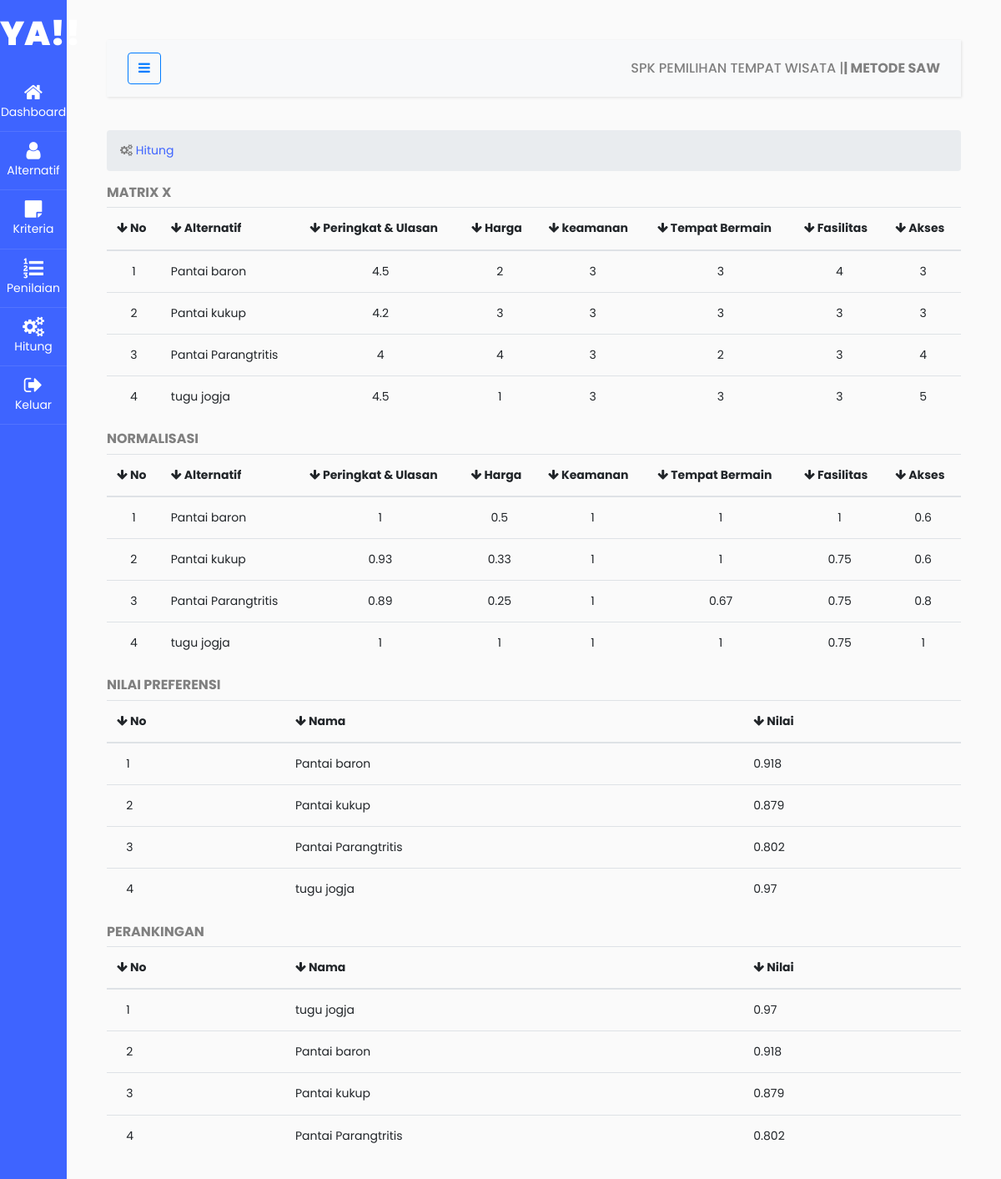
The page /hitung.php (signed in) on the database its author committed.
### tables this page shows
CREATE TABLE `saw_penilaian` (
  `nama` varchar(100) NOT NULL,
  `peringkat` float NOT NULL,
  `harga` float NOT NULL,
  `keamanan` float NOT NULL,
  `permainan` float NOT NULL,
  `fasilitas` float NOT NULL,
  `akses` float NOT NULL
);

CREATE TABLE `saw_perankingan` (
  `no` int NOT NULL,
  `nama` varchar(100) NOT NULL,
  `nilai_akhir` float NOT NULL
);

### hitung.php (the view, shortened to what this page needs)
<!doctype html>
<html lang="en">
<?php
include 'components/head.php';
?>
<body>
    <div class="wrapper d-flex align-items-stretch">
        <?php
        include 'components/sidebar.php';
        ?>
        <div id="content" class="p-4 p-md-5">
            <?php
            include 'components/navbar.php';
            ?>
            <section id="main-content">
                <section class="wrapper">
                    <div class="row">
                        <div class="col-lg-12">
                            <ol class="breadcrumb">
                                <li><i class="fa fa-cogs"></i><a href="hitung.php"> Hitung</a></li>
                            </ol>
                        </div>
                    </div>
                    <div>
                        <b>
                            <h6><b>MATRIX X</b></h6>
                        </b>
                        <table class="table">
                            <thead>
                                <tr>
                                    <th><i class="fa fa-arrow-down"></i> No</th>
                                    <th><i class="fa fa-arrow-down"></i> Alternatif</th>
                                    <th><i class="fa fa-arrow-down"></i> Peringkat & Ulasan</th>
                                    <th><i class="fa fa-arrow-down"></i> Harga</th>
                                    <th><i class="fa fa-arrow-down"></i> keamanan</th>
                                    <th><i class="fa fa-arrow-down"></i> Tempat Bermain</th>
                                    <th><i class="fa fa-arrow-down"></i> Fasilitas</th>
                                    <th><i class="fa fa-arrow-down"></i> Akses</th>
                                </tr>
                            </thead>
                            <tbody>
                                <?php
                                include 'koneksi.php';
                                $b = 0;
                                $sql = "SELECT*FROM saw_penilaian ORDER BY nama ASC";
                                $hasil = $conn->query($sql);
                                $rows = $hasil->num_rows;
                                if ($rows > 0) {
                                    while ($row = $hasil->fetch_row()) {
                                ?>
                                        <tr>
                                            <td align="center"><?php echo $b = $b + 1; ?></td>
                                            <td><?= $row[0] ?></td>
                                            <td align="center"><?= $row[1] ?></td>
                                            <td align="center"><?= $row[2] ?></td>
                                            <td align="center"><?= $row[3] ?></td>
                                            <td align="center"><?= $row[4] ?></td>
                                            <td align="center"><?= $row[5] ?></td>
                                            <td align="center"><?= $row[6] ?></td>
                                        </tr>
                                <?php }
                                } else {
                                    echo "<tr>
                                        <td>Data Tidak Ada</td>
                                    <tr>";
                                } ?>
                            </tbody>
                        </table>
                    </div>
                    <div>
                        <b>
                            <h6><b>NORMALISASI</b></h6>
                        </b>
                        <table class="table">
                            <thead>
                                <tr>
                                    <th><i class="fa fa-arrow-down"></i> No</th>
                                    <th><i class="fa fa-arrow-down"></i> Alternatif</th>
                                    <th><i class="fa fa-arrow-down"></i> Peringkat & Ulasan</th>
                                    <th><i class="fa fa-arrow-down"></i> Harga</th>
                                    <th><i class="fa fa-arrow-down"></i> Keamanan</th>
                                    <th><i class="fa fa-arrow-down"></i> Tempat Bermain</th>
                                    <th><i class="fa fa-arrow-down"></i> Fasilitas</th>
                                    <th><i class="fa fa-arrow-down"></i> Akses</th>
                                </tr>
                            </thead>
                            <tbody>
                                <?php
                                $sql = "SELECT*FROM saw_penilaian";
                                $hasil = $conn->query($sql);
                                $rows = $hasil->num_rows;
                                if ($rows > 0) {
                                    $b = 0;
                                    $C1 = '';
                                    $C2 = '';
                                    $C3 = '';
                                    $C4 = '';
                                    $C5 = '';
                                    $C6 = '';
                                    $sql = "SELECT*FROM saw_penilaian ORDER BY peringkat DESC";
                                    $hasil = $conn->query($sql);
                                    $row = $hasil->fetch_row();
                                    $C1 = $row[1];
                                    $sql = "SELECT*FROM saw_penilaian ORDER BY harga ASC";
                                    $hasil = $conn->query($sql);
                                    $row = $hasil->fetch_row();
                                    $C2 = $row[2];
                                    $sql = "SELECT*FROM saw_penilaian ORDER BY keamanan DESC";
                                    $hasil = $conn->query($sql);
                                    $row = $hasil->fetch_row();
                                    $C3 = $row[3];
                                    $sql = "SELECT*FROM saw_penilaian ORDER BY permainan DESC";
                                    $hasil = $conn->query($sql);
                                    $row = $hasil->fetch_row();
                                    $C4 = $row[4];
                                    $sql = "SELECT*FROM saw_penilaian ORDER BY fasilitas DESC";
                                    $hasil = $conn->query($sql);
                                    $row = $hasil->fetch_row();
                                    $C5 = $row[5];
                                    $sql = "SELECT*FROM saw_penilaian ORDER BY akses DESC";
                                    $hasil = $conn->query($sql);
                                    $row = $hasil->fetch_row();
                                    $C6 = $row[6];
                                } else {
                                    echo "<tr>
                                        <td>Data Tidak Ada</td>
                                    <tr>";
                                }
                                $sql = "SELECT*FROM saw_penilaian";
                                $hasil = $conn->query($sql);
                                $rows = $hasil->num_rows;
                                if ($rows > 0) {
                                    while ($row = $hasil->fetch_row()) {
                                ?>
                                        <tr>
                                            <td align="center"><?php echo $b = $b + 1; ?></td>
                                            <td><?= $row[0] ?></td>
                                            <td align="center"><?= round($row[1] / $C1, 2) ?></td>
                                            <td align="center"><?= round($C2 / $row[2], 2) ?></td>
                                            <td align="center"><?= round($row[3] / $C3, 2) ?></td>
                                            <td align="center"><?= round($row[4] / $C4, 2) ?></td>
                                            <td align="center"><?= round($row[5] / $C5, 2) ?></td>
                                            <td align="center"><?= round($row[6] / $C6, 2) ?></td>
                                        </tr>
                                <?php }
                                }  ?>
                            </tbody>
                        </table>
                    </div>
                    <div>
                        <b>
                            <h6><b>NILAI PREFERENSI</b></h6>
                        </b>
                        <table class="table">
                            <thead>
                                <tr>
                                    <th><i class="fa fa-arrow-down"></i> No</th>
                                    <th><i class="fa fa-arrow-down"></i> Nama</th>
                                    <th><i class="fa fa-arrow-down"></i> Nilai</th>
                                </tr>
                            </thead>
                            <tbody>
                                <?php
                                $b = 0;
                                $sql = "SELECT * FROM saw_perankingan";
                                $hasil = $conn->query($sql);
                                $rows = $hasil->num_rows;
                                if ($rows > 0) {
                                    while ($row = $hasil->fetch_row()) {
                                ?>
                                        <tr>
                                            <td>&nbsp&nbsp <?php echo $b = $b + 1; ?></td>
                                            <td><?= $row[1] ?></td>
                                            <td><?= $row[2] ?></td>
                                        </tr>
                                <?php }
                                } else {
                                    echo "<tr>
                                        <td>Data Tidak Ada</td>
                                    <tr>";
                                } ?>
                            </tbody>
                        </table>
                    </div>
                    <div>
                        <b>
                            <h6><b>PERANKINGAN</b></h6>
                        </b>
                        <table class="table">
                            <thead>
                                <tr>
                                    <th><i class="fa fa-arrow-down"></i> No</th>
                                    <th><i class="fa fa-arrow-down"></i> Nama</th>
                                    <th><i class="fa fa-arrow-down"></i> Nilai</th>
                                </tr>
                            </thead>
                            <tbody>
                                <?php
                                $b = 0;
                                $sql = "SELECT*FROM saw_perankingan ORDER BY nilai_akhir DESC";
                                $hasil = $conn->query($sql);
                                if ($hasil->num_rows > 0) {
                                    while ($row = $hasil->fetch_row()) {
                                ?>
                                        <tr>
                                            <td>&nbsp&nbsp <?php echo $b = $b + 1; ?></td>
                                            <td><?= $row[1] ?></td>
                                            <td><?= $row[2] ?></td>
                                        </tr>
                                <?php }
                                } else {
                                    echo "<tr>
                                        <td>Data Tidak Ada</td>
                                    <tr>";
                                } ?>
                            </tbody>
                        </table>
                    </div>
                </section>
            </section>
        </div>
    </div>
</body>
</html>

### rows shown on the page
saw_penilaian: nama "Pantai baron", peringkat "4.5", harga "2", keamanan "3", permainan "3", fasilitas "4", akses "3", $row[1]/$C1 "1", row "0.5", $row[3]/$C3 "1", $row[4]/$C4 "1", $row[5]/$C5 "1", C6 "0.6"
saw_penilaian: b "2", nama "Pantai kukup", peringkat "4.2", harga "3", keamanan "3", permainan "3", fasilitas "3", akses "3", C1 "0.93", row "0.33", C3 "1", C4 "1", C5 "0.75", C6 "0.6"
saw_penilaian: b "3", nama "Pantai Parangtritis", peringkat "4", harga "4", keamanan "3", permainan "2", fasilitas "3", akses "4", C1 "0.89", row "0.25", C3 "1", C4 "0.67", C5 "0.75", C6 "0.8"
saw_penilaian: b "4", nama "tugu jogja", peringkat "4.5", harga "1", keamanan "3", permainan "3", fasilitas "3", akses "5", C1 "1", $C2/$row[2] "1", C3 "1", C4 "1", C5 "0.75", $row[6]/$C6 "1"
saw_perankingan: nama "Pantai baron", nilai_akhir "0.918", b "2"
saw_perankingan: b "2", nama "Pantai kukup", nilai_akhir "0.879", b "3"
saw_perankingan: b "3", nama "Pantai Parangtritis", nilai_akhir "0.802", b "4"
saw_perankingan: b "4", nama "tugu jogja", nilai_akhir "0.97"
